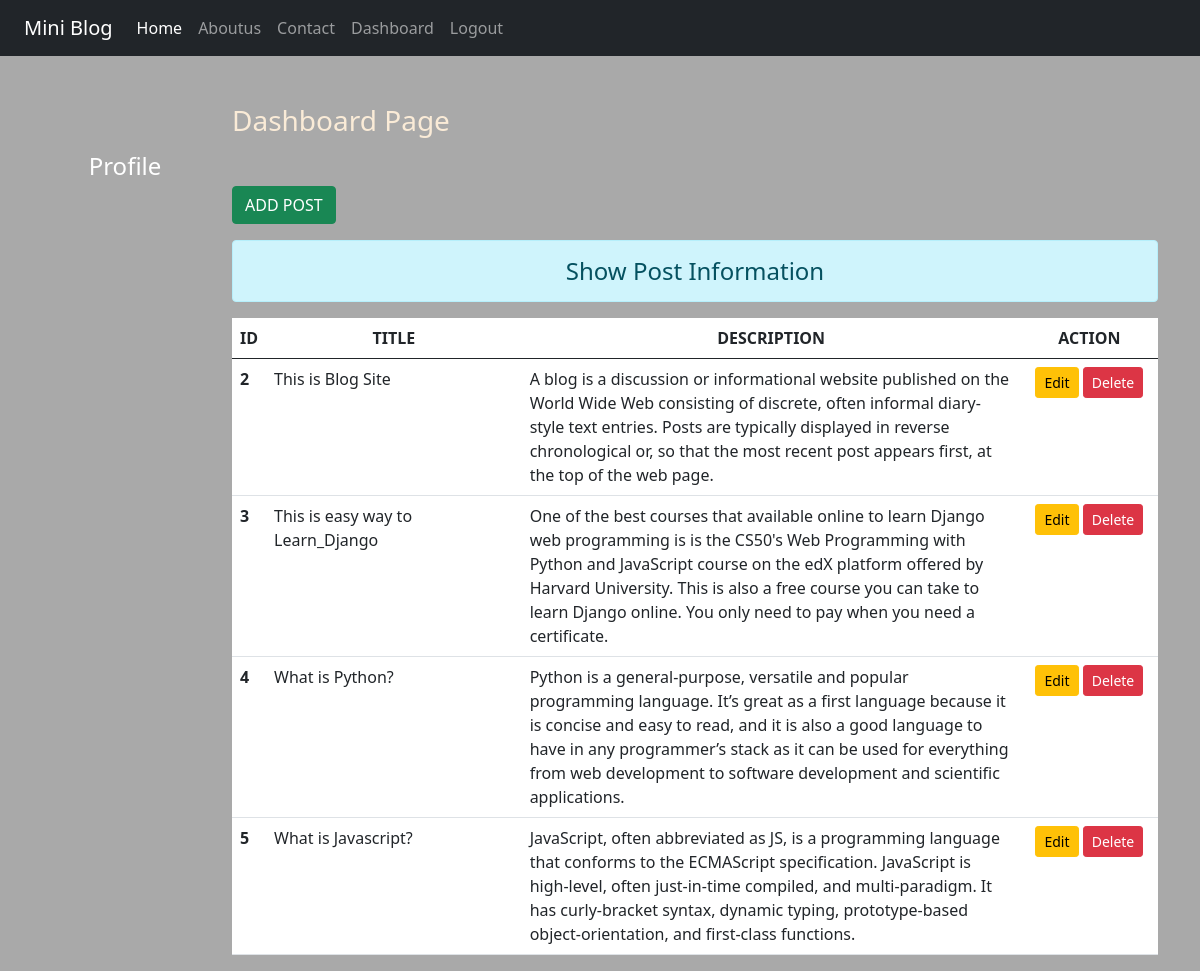
The page /dashboard/ (signed in) on the database its author committed.
### blog/models.py (models this page shows)
class Post(models.Model):
    title=models.CharField(max_length=150)
    desc=models.TextField()

### blog/views.py (the view)
# urls.py: path('dashboard/', views.dashboard, name='dashboard'),
def dashboard(request):
    if request.user.is_authenticated:
        posts = Post.objects.all()
        user=request.user
        full_name=user.get_full_name()
        gps=user.groups.all()
        return render(request, 'blog/dashboard.html',{'posts':posts,'full_name':full_name, 'groups':gps})
    else:
        return HttpResponseRedirect('/login/')

### blog/templates/blog/dashboard.html (shortened to what this page needs)
{% extends 'blog/base.html' %}
{% load static %}
{% block side %}
<div class="col-sm-2  text-white my-5 text-center">
    <h4 class="my-5">Profile</h4>
</div>
{% endblock side%}
{% block content %}
<div class="col-sm-10">
    <h3 class ="my-5">Dashboard Page</h3>
    <a href="{% url 'addpost' %}" class="btn btn-success">ADD POST</a>
    <h4 class="text-center alert alert-info mt-3">Show Post Information</h4>
    {% if posts %}
    <table class="table table-hover bg-white">
        <thead>
        <tr class="text-center">
            <th class="scope" style="width:2%">ID</th>
            <th class="scope" style="width:28%">TITLE</th>
            <th class="scope" style="width:55%">DESCRIPTION</th>
            <th class="scope" style="width:15%">ACTION</th>
        </tr>
        </thead>
        <tbody>
        {% for post in posts %}
        <tr>
            <th scope="row">{{post.id}}</th>
            <td>{{post.title}}</td>
            <td>{{post.desc}}</td>
            <td class="text-center">
                <a href="{% url 'updatepost' post.id %}" class="btn btn-warning btn-sm">Edit</a>
                {% if perms.blog.delete_post %}
                <form action="{% url 'deletepost' post.id %}" method="POST" class="d-inline">
                    <input type="submit" class="btn btn-danger btn-sm" value="Delete">
                </form>
                {% endif %}
            </td>
        </tr>
        {% endfor %}
        </tbody>
    </table>
{% else %}
    <h4 class="text-center alert alert-warning">NO Records</h4>
    {% endif %}
</div>
{% endblock content %}

### blog/templates/blog/base.html (shortened to what this page needs)
<!DOCTYPE html>
{% load static %}
<html lang="en">
<head>
<link rel="stylesheet"  href="{% static 'blog/css/bootstrap.css' %}">
<link  rel="stylesheet" href="{% static 'blog/css/style.css' %}">
</head>
<body>
<div class="container-fluid bg-dark">
{% include 'blog/navbar.html' %}
</div>
<div class="container">
    <div class="row">
        {% block side %}
        {% endblock side %}
        {% block content %}
        {% endblock content %}
    </div>
</div>
</body>
</html>

### blog/templates/blog/navbar.html (shortened to what this page needs)
<nav class="navbar navbar-expand-lg navbar-dark bg-dark">
  <div class="container-fluid">
    <a class="navbar-brand" href="#">Mini Blog</a>
    <div class="collapse navbar-collapse" id="navbarNav">
      <ul class="navbar-nav">
        <li class="nav-item">
          <a class="nav-link active" aria-current="page" href="{% url 'home' %}">Home</a>
        </li>
        <li class="nav-item">
          <a class="nav-link" href="{% url 'aboutus' %}">Aboutus</a>
        </li>
        <li class="nav-item">
          <a class="nav-link" href="{% url 'contact' %}">Contact</a>
        </li>
         {% if request.user.is_authenticated %}
           <li class="nav-item">
          <a class="nav-link" href="{% url 'dashboard' %}">Dashboard</a>
        </li>
           <li class="nav-item">
          <a class="nav-link" href="{% url 'logout' %}">Logout</a>
        </li>
        {% endif %}
      </ul>
    </div>
  </div>
</nav>

### blog/static/blog/css/style.css (style rules this page uses)
body { background-color: darkgrey; color:antiquewhite; }

### rows shown on the page
Post: id "2", title "This is Blog Site", desc "A blog is a discussion or informational website published on the World Wide Web consisting of discrete, often informal diary-style text entries. Posts are typically displayed in reverse chronological or, so that the most recent post appears first, at the top of the web page."
Post: id "3", title "This is easy way to Learn_Django", desc "One of the best courses that available online to learn Django web programming is is the CS50's Web Programming with Python and JavaScript course on the edX platform offered by Harvard University. This is also a free course you can take to learn Django online. You only need to pay when you need a certificate."
Post: id "4", title "What is Python?", desc "Python is a general-purpose, versatile and popular programming language. It’s great as a first language because it is concise and easy to read, and it is also a good language to have in any programmer’s stack as it can be used for everything from web development to software development and scientific applications."
Post: id "5", title "What is Javascript?", desc "JavaScript, often abbreviated as JS, is a programming language that conforms to the ECMAScript specification. JavaScript is high-level, often just-in-time compiled, and multi-paradigm. It has curly-bracket syntax, dynamic typing, prototype-based object-orientation, and first-class functions."
